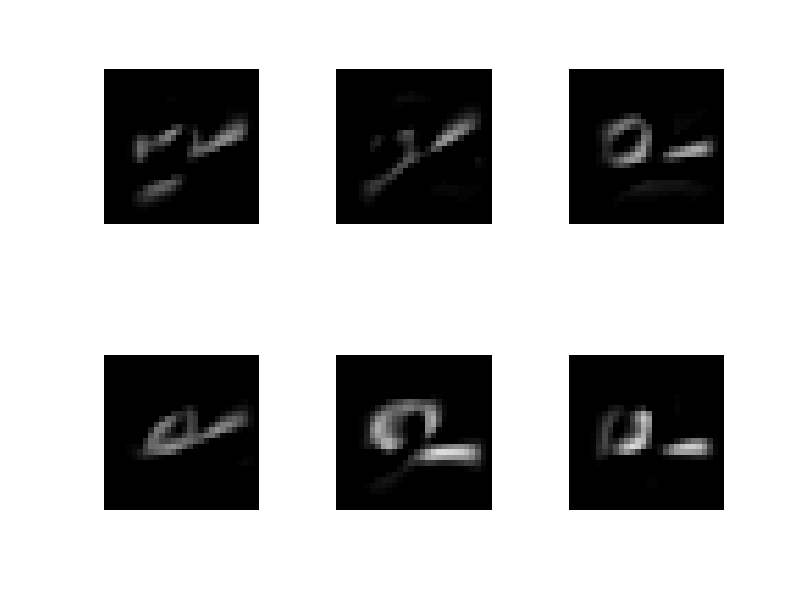

The MATLAB source for this figure:
clear;
close all
 
load mnist_mat
[row_Xtrain,column_Xtrain] = size(Xtrain);
[row_Xtest,column_Xtest] = size(Xtest);
number1 = sum(ytrain);
number0 = column_Xtrain - number1;
Sample1 = Xtrain(:,1+number0:column_Xtrain);
Sample0 = Xtrain(:,1:number0);
%calculate the means and variances of x
u1=mean(Sample1')';
u0=mean(Sample0')';
sigm1=var(Sample1')';
sigm0=var(Sample0')'; 

%calculate the means and variances of t distribution
a = 1;
b = 1;
c = 1;
e = 1;
f = 1;
un1 = (number1*u1)/(a+number1);
un0 = (number0*u0)/(a+number0);
an1 = 1 + number1;
an0 = 0 + number0;
bn1 = b + number1/2;
bn0 = b + number0/2;
cn1 = c + number1*sigm1/2 + a*number1*(u1 .* u1)/(2*(a + number1));
cn0 = c + number0*sigm0/2 + a*number0*(u0 .* u0)/(2*(a + number0));
freedom1 = 2*bn1;
freedom0 = 2*bn0;
sigma1 = sqrt(cn1*(an1 + 1)/(bn1*an1));
sigma0 = sqrt(cn0*(an0 + 1)/(bn0*an0));

%normalization
X1minus = bsxfun(@minus,Xtest',un1')';
X0minus = bsxfun(@minus,Xtest',un0')';
X1 = bsxfun(@times,X1minus,(1./sigma1));
X0 = bsxfun(@times,X0minus,(1./sigma0));
psum1 = 1;
psum0 = 1;

%Posterior predictive
for i = 1:15
    p_x_yequal1 = tpdf(X1(i,:),freedom1);
    p_x_yequal0 = tpdf(X0(i,:),freedom0);
    psum1 = psum1 .* p_x_yequal1;
    psum0 = psum0 .* p_x_yequal0;
end
p_yequal1_y = (e + number1)/(column_Xtrain + e + f);
p_yequal0_y = (f + number0)/(column_Xtrain + e + f);
px1 = psum1 * p_yequal1_y;
px0 = psum0 * p_yequal0_y;
p = zeros(1,column_Xtest);
x_wrong = zeros(1,column_Xtest);

%QUESTION b, confusion matrix
confsMatrix = zeros(2,2);
number1iny = sum(ytest);
number0iny = column_Xtest - number1iny;
for i = 1:column_Xtest
    if (px0(i)>px1(i))
        p(i) = 0;
    else p(i) = 1;
    end
    if (i<number0iny+1)
        if (p(i) == ytest(i))
            confsMatrix(1,1) = confsMatrix(1,1) + 1;
        else
            confsMatrix(1,2) = confsMatrix(1,2) + 1;%4's classified as 9's
            x_wrong(i)= 1;
        end
    else
        if (p(i) == ytest(i))
            confsMatrix(2,2) = confsMatrix(2,2) + 1;
        else
            confsMatrix(2,1) = confsMatrix(2,1) + 1;%9's classified as 4's
            x_wrong(i)= 1;
        end
    end
end
rightNum = confsMatrix(1,1) + confsMatrix(2,2);
wrongNum = confsMatrix(1,2) + confsMatrix(2,1);
predicProb0 =  px0.*(1./(px0 + px1));
predicProb1 =  px1.*(1./(px0 + px1));
%a
correctness = rightNum/column_Xtest;

%c, show three misclassifed images
misImg = zeros(15,3);
j = 1;
index_mis = zeros(1,3);%records the positions of the misclassified numbers in Xtest
for i = 1:column_Xtest
    if(x_wrong(i) == 1)
        misImg(:,j) = Xtest(:,i);
        index_mis(j) = i;
        j = j+1;
        if (j == 4)
            break;
        end
    end
end

for i = 1:3
    x2 = Q * misImg(:,i);
    x_show = reshape(x2,28,28);
    subplot(2,3,i)
    imshow(x_show);
    fprintf('The predictive probility equals 0 of the %d misclassified is = %d\n',i,predicProb0(index_mis(i)));
    fprintf('The predictive probility equals 1 of the %d misclassified is = %d\n',i,predicProb1(index_mis(i)));
end

%d, three most ambiguous predictions
prdicProb = abs(predicProb0 - predicProb1);
[ambPred, index] = sort(prdicProb,'ascend');
for i = 1:3
    x3 = Q * Xtest(:,index(i));
    x_show3 = reshape(x3,28,28);
    subplot(2,3,i+3)
    imshow(x_show3);
    fprintf('The predictive probility equals 0 of the %d ambiguous number is = %d\n',i,predicProb0(index(i)));
    fprintf('The predictive probility equals 1 of the %d ambiguous number is = %d\n',i,predicProb1(index(i)));
end